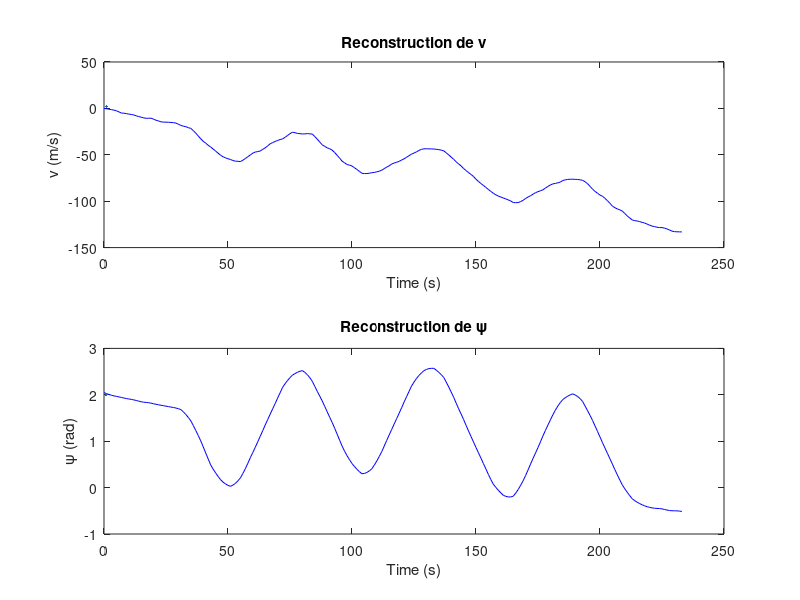
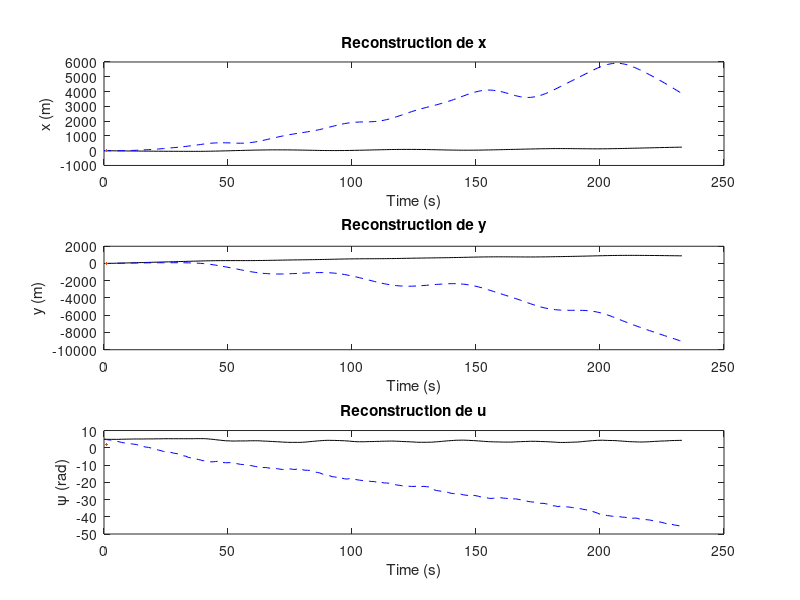

Recreate these plots in MATLAB, in order.
clc
clear 


%% Data initialisation
load('data_brut_bateau.mat')

data = [x, y, u, ax, ay, rot_speed_axe_Z];
legend = 'x, y, u, ax, ay, r';

lat0 = y(1); % Latitude de referência
lon0 = x(1); % Longitude de referência

dlat = (y - lat0) * (pi/180); % Diferença em radianos
dlon = (x - lon0) * (pi/180);

R_terra = 6378137; % Raio médio da Terra em metros
xm = R_terra * dlon * cosd(lat0); % x em metro

u = u*0.5144444444444444444444444;

ym = R_terra * dlat; % y em metros

dt = 1; 
T_final = length(x)-1;
t = 0:dt:T_final;  

%% Main

% Commandes 
au = ax';
av = ay';
r = rot_speed_axe_Z';
r = r*pi/180;

nx = zeros(1,length(t));
ny = zeros(1,length(t));
nu = zeros(1,length(t));
nv = zeros(1,length(t));
npsi = zeros(1,length(t));

nx(1) = xm(1);
ny(1) = ym(1);
nu(1) = u(1);
nv(1) = 0;
npsi(1) = atan2(ym(2),xm(2));;

for i = 1:length(t)-1
    nx(i+1) = nx(i) + (nu(i)*cos(npsi(i)) - nv(i)*sin(npsi(i))) *dt;
    ny(i+1) = ny(i) + (nu(i)*sin(npsi(i)) + nv(i)*cos(npsi(i))) *dt;
    nu(i+1) = nu(i) + au(i) * dt;
    nv(i+1) = nv(i) + av(i) * dt;
    npsi(i+1) = npsi(i) + r(i) * dt;
end

%% Plot results
figure;
subplot(2,1,1);
% plot(t, v, '--k', 'DisplayName', 'Measured v',LineWidth=2);
plot(t, nv, 'b', 'DisplayName', 'Estimated v',LineWidth=2);
xlabel('Time (s)');
ylabel('v (m/s)');
legend;
title('Reconstruction de v');

subplot(2,1,2);
% plot(t, psi, '--k', 'DisplayName', 'Measured v',LineWidth=2);
plot(t, npsi, 'b', 'DisplayName', 'Estimated \psi',LineWidth=2);
xlabel('Time (s)');
ylabel('\psi (rad)');
legend;
title('Reconstruction de \psi');

figure;
subplot(3,1,1);
plot(t, xm, 'k', 'DisplayName', 'Measured v',LineWidth=2);
hold on
plot(t, nx, '--b', 'DisplayName', 'Estimated v',LineWidth=2);
xlabel('Time (s)');
ylabel('x (m)');
legend;
title('Reconstruction de x');

subplot(3,1,2);
plot(t, ym, 'k', 'DisplayName', 'Measured v',LineWidth=2);
hold on
plot(t, ny, '--b', 'DisplayName', 'Estimated \psi',LineWidth=2);
xlabel('Time (s)');
ylabel('y (m)');
legend;
title('Reconstruction de y');

subplot(3,1,3);
plot(t, u, 'k', 'DisplayName', 'Measured v',LineWidth=2);
hold on 
plot(t, nu, '--b', 'DisplayName', 'Estimated \psi',LineWidth=2);
xlabel('Time (s)');
ylabel('\psi (rad)');
legend;
title('Reconstruction de u');